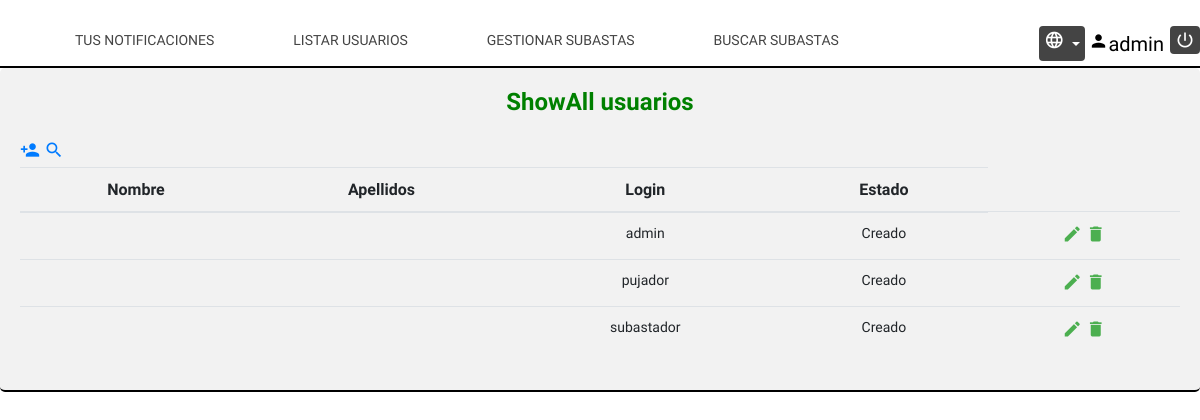
/Controller/Usuario_Controller.php?action=listUsuarios (signed in), run on the app's committed database.
### tables this page shows
CREATE TABLE IF NOT EXISTS USUARIO(
	LOGIN VARCHAR(15) NOT NULL,
	PASSWORD VARCHAR(128) NOT NULL,
	EMAIL VARCHAR(60) NOT NULL,
	DNI VARCHAR(9) NOT NULL,
	DIRECCION VARCHAR(200) NOT NULL,
	NOMBRE VARCHAR(30) NOT NULL,
	APELLIDOS VARCHAR(50) NOT NULL,
	AVATAR VARCHAR(200) NOT NULL,
	ROL ENUM('ADMINISTRADOR','PUJADOR','SUBASTADOR') NOT NULL,
	ESTADO ENUM('PENDIENTE','CREADO') NOT NULL,
	LOGIN_ADMIN VARCHAR(15),
	CONSTRAINT PK_USUARIO PRIMARY KEY(LOGIN)
);

### Models/Usuario_Model.php (called while the page is built, shortened)
<?php
    class Usuario_Model{
        var $login;
        var $estado;
        var $mysqli;
        function __construct($login=null, $contraseña=null, $email=null,$dni=null,$direccion=null
                            ,$nombre=null,$apellidos=null,$avatar=null
                            ,$rol=null,$estado=null,$loginadmin=null){
            $this->login=$login;
            $this->estado=$estado;
            include_once '../Models/Access_DB.php';
	        $this->mysqli = ConnectDB();
        }
        function getLogin(){
            return $this->login;
        }
        function getEstado(){
            return $this->estado;
        }
        function encontrarPorLogin(){
            $sql = "SELECT *
                    FROM USUARIO
                    WHERE `LOGIN` = '$this->login'";
            $resultado = $this->mysqli->query($sql);
            if($resultado->num_rows == 0){
                return 'Login incorrecto';
            }
            else{
                $tupla = $resultado->fetch_array();
                $this->login = $tupla['LOGIN'];
                $this->estado = $tupla['ESTADO'];
                return $this;
            }
        }
        function showAll(){
            $sql = "SELECT *
                    FROM USUARIO";
            $resultado = $this->mysqli->query($sql);
            $usuarios = array();
            while ($fila = $resultado->fetch_array(MYSQLI_ASSOC)) {
                array_push($usuarios, new Usuario_Model($fila['LOGIN'],$fila['PASSWORD'],$fila['EMAIL'],$fila['DNI'],$fila['DIRECCION'], $fila['NOMBRE'], $fila['APELLIDOS'], $fila['AVATAR'], $fila['ROL'], $fila['ESTADO'],$fila['LOGIN_ADMIN']));
            }
            return $usuarios;
        }
    }
?>

### Models/Access_DB.php (called while the page is built)
<?php
function ConnectDB()
{
    $mysqli = new mysqli("localhost", 'SUBASTA', 'pass2018' , 'SUBASTA');
	if ($mysqli->connect_errno) {
		include './MESSAGE_View.php';
		new MESSAGE("Fallo al conectar a MySQL: (" . $mysqli->connect_errno . ") " . $mysqli->connect_error, './index.php');
		return false;
	}
	else{
		return $mysqli;
	}
}
?>

### Views/ShowAll_UsuariosAdmin_View.php (the view, shortened to what this page needs)
<?php
class ShowAll_Usuarios_View{
    var $usuarios;
    function __construct($usuarios=null){
        $this->usuarios=$usuarios;
        $this->render();
    }
    function render(){
        include '../Views/Header.php';
        if(count($this->usuarios) == 0){
            ?>
                <h1><?= $strings['No hay usuarios']?></h1>
                <a href="../Controller/Usuario_Controller.php?action=register"><i class="material-icons tdShowIcons">create</i></a>
            <?php
        }else{
            ?>
            <div class="tabla">
				<h2 class="textoForm"><?= $strings['ShowAll usuarios'] ?></h2>
                <div class="buscarañadir">
				    <a href="../Controller/Usuario_Controller.php?action=register"><i class="material-icons add" >person_add</i></a>
				    <a href="../Controller/Usuario_Controller.php?action=search" ><i class="material-icons search">search</i></a>
			    </div>
				<table class="table">
				<thead>
				<th class="thShowAll"><?= $strings['Nombre'] ?></th>
				<th class="thShowAll"><?= $strings['Apellidos'] ?></th>
				<th class="thShowAll"><?= $strings['Login'] ?></th>
                <th class="thShowAll"><?= $strings['Estado'] ?></th>
				</thead>
					<tbody>
				<?php
					foreach($this->usuarios as $usuario){
						?>
						<tr>
						<td class="tdShowAll"><?= $usuario->getNombre() ?></td>
						<td class="tdShowAll"><?= $usuario->getApellidos() ?></td>
                        <td class="tdShowAll"><?= $usuario->getLogin() ?></td>
						<td class="tdShowAll"><?= $strings[$usuario->getEstado()] ?></td>
						<td class="tdShowAll">
                        <a href="../Controller/Usuario_Controller.php?action=edit&login=<?=$usuario->getLogin()?>"><i class="material-icons tdShowIcons">create</i></a>
						<a href="../Controller/Usuario_Controller.php?action=delete&login=<?=$usuario->getLogin()?>"><i class="material-icons tdShowIcons">delete</i></a>
                        </td>
						<tr>
<?php
					}
?>
					</tbody>
			</table>
				</div>
<?php
        }
    }
}

### Views/css/style.css (style rules this page uses)
body { font-family: 'K2D', sans-serif; }
.textoForm { text-align: center; font-size: 24px; font-weight: bold; border: none; color: green; margin-bottom: 2%; }
.tdShowIcons { color: #4CAF50; }
.material-icons { font-size: 20px!important; }
table { text-align: center; margin: auto; }
.tabla { padding: 20px; background-color: #f2f2f2; border-bottom: 2px solid black; border-radius: 5px; }
.thShowAll { padding-left: 20px; padding-right: 20px; padding-bottom: 0px; }
.tdShowAll { text-align: center; border-top: 1px solid #ddd; font-size: 14px; padding-bottom: 2%; padding-top: 1%; }

### data on the page
usuario: LOGIN "admin", ESTADO "Creado"
usuario: LOGIN "pujador", ESTADO "Creado"
usuario: LOGIN "subastador", ESTADO "Creado"

### other printed values
$_SESSION['login'] "admin"
$strings['Tus notificaciones'] "TUS NOTIFICACIONES"
$strings['Listar Usuarios'] "LISTAR USUARIOS"
$strings['Gestionar subastas'] "GESTIONAR SUBASTAS"
$strings['Buscar subastas'] "BUSCAR SUBASTAS"
$strings['ShowAll usuarios'] "ShowAll usuarios"
$strings['Nombre'] "Nombre"
$strings['Apellidos'] "Apellidos"
$strings['Login'] "Login"
$strings['Estado'] "Estado"
